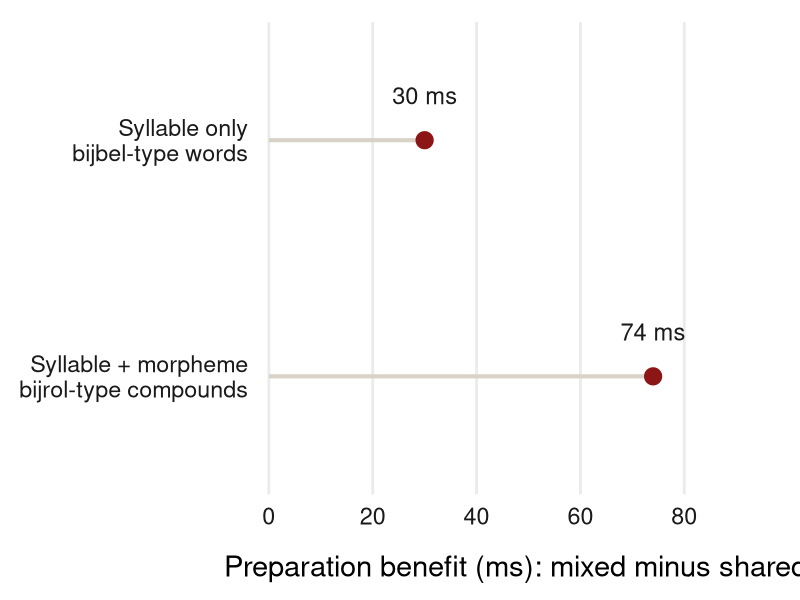

This figure's R source:
# Observed means from Roelofs (1996), Experiment 1, Table 2, p. 863.
# Reviewed in Roelofs (2000), pp. 98 to 99. Positive values mean time saved.
# Simple words: 648 - 618 = 30 ms. Compounds: 699 - 625 = 74 ms.
library(ggplot2)
results <- data.frame(
  condition = factor(c("Syllable only\nbijbel-type words", "Syllable + morpheme\nbijrol-type compounds"),
    levels = c("Syllable + morpheme\nbijrol-type compounds", "Syllable only\nbijbel-type words")),
  benefit = c(30, 74),
  label = c("30 ms", "74 ms")
)
p <- ggplot(results, aes(x = benefit, y = condition)) +
  geom_segment(aes(x = 0, xend = benefit, yend = condition), linewidth = 1.4, colour = "#d8d2c7") +
  geom_point(size = 5.5, colour = "#8c1515") +
  geom_text(aes(label = label), nudge_y = 0.19, size = 6, colour = "#1a1a1a") +
  scale_x_continuous(limits = c(0, 95), breaks = seq(0, 80, 20), expand = c(0.015, 0)) +
  scale_y_discrete(expand = expansion(add = 0.5)) +
  labs(x = "Preparation benefit (ms): mixed minus shared", y = NULL) +
  theme_minimal(base_size = 21, base_family = "sans") +
  theme(panel.grid.major.y = element_blank(), panel.grid.minor = element_blank(),
        axis.text = element_text(colour = "#1a1a1a"),
        axis.title.x = element_text(margin = margin(t = 18)),
        plot.margin = margin(16, 22, 12, 14))
ggsave("slides/figs/bij-preparation.png", p, width = 11, height = 4.1, dpi = 180, bg = "white")
